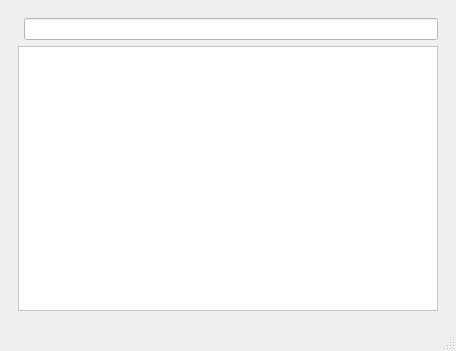
<?xml version="1.0" encoding="UTF-8"?>
<ui version="4.0">
 <class>WikiOnBoard</class>
 <widget class="QMainWindow" name="WikiOnBoard">
  <property name="geometry">
   <rect>
    <x>0</x>
    <y>0</y>
    <width>456</width>
    <height>351</height>
   </rect>
  </property>
  <property name="sizePolicy">
   <sizepolicy hsizetype="Ignored" vsizetype="Ignored">
    <horstretch>0</horstretch>
    <verstretch>0</verstretch>
   </sizepolicy>
  </property>
  <property name="windowTitle">
   <string>WikiOnBoard</string>
  </property>
  <property name="styleSheet">
   <string notr="true"/>
  </property>
  <widget class="QWidget" name="centralwidget">
   <layout class="QGridLayout" name="gridLayout">
    <item row="0" column="0">
     <widget class="QStackedWidget" name="stackedWidget">
      <property name="currentIndex">
       <number>0</number>
      </property>
      <widget class="QWidget" name="indexPage">
       <layout class="QGridLayout" name="gridLayout_2">
        <item row="0" column="1">
         <widget class="QLineEdit" name="articleName">
          <property name="styleSheet">
           <string notr="true">QLineEdit {background-color:white;text-color: black}</string>
          </property>
          <property name="text">
           <string/>
          </property>
         </widget>
        </item>
        <item row="1" column="0" colspan="2">
         <widget class="QListWidget" name="articleListWidget">
          <property name="styleSheet">
           <string notr="true">QListWidget {background-color:white;color: black}</string>
          </property>
          <property name="verticalScrollBarPolicy">
           <enum>Qt::ScrollBarAlwaysOff</enum>
          </property>
          <property name="horizontalScrollBarPolicy">
           <enum>Qt::ScrollBarAlwaysOff</enum>
          </property>
         </widget>
        </item>
       </layout>
      </widget>
      <widget class="QWidget" name="articlePage">
       <layout class="QGridLayout" name="gridLayout_3">
        <item row="0" column="0">
         <widget class="QTextBrowser" name="textBrowser">
          <property name="sizePolicy">
           <sizepolicy hsizetype="Ignored" vsizetype="Ignored">
            <horstretch>0</horstretch>
            <verstretch>0</verstretch>
           </sizepolicy>
          </property>
          <property name="maximumSize">
           <size>
            <width>16777215</width>
            <height>16777215</height>
           </size>
          </property>
          <property name="styleSheet">
           <string notr="true">QTextBrowser {background-color: white;color: black; border:0px; margin: 0px}</string>
          </property>
          <property name="verticalScrollBarPolicy">
           <enum>Qt::ScrollBarAsNeeded</enum>
          </property>
          <property name="horizontalScrollBarPolicy">
           <enum>Qt::ScrollBarAsNeeded</enum>
          </property>
          <property name="readOnly">
           <bool>true</bool>
          </property>
          <property name="textInteractionFlags">
           <set>Qt::LinksAccessibleByKeyboard|Qt::LinksAccessibleByMouse|Qt::TextBrowserInteraction|Qt::TextSelectableByKeyboard|Qt::TextSelectableByMouse</set>
          </property>
          <property name="openLinks">
           <bool>false</bool>
          </property>
         </widget>
        </item>
       </layout>
      </widget>
      <widget class="QWidget" name="progressPage">
       <layout class="QHBoxLayout" name="horizontalLayout">
        <item>
         <widget class="QLabel" name="labelLoadArticle">
          <property name="text">
           <string>Load Article (Progress bar </string>
          </property>
         </widget>
        </item>
       </layout>
      </widget>
     </widget>
    </item>
   </layout>
  </widget>
  <widget class="QStatusBar" name="statusbar"/>
  <widget class="QMenuBar" name="menuBar">
   <property name="geometry">
    <rect>
     <x>0</x>
     <y>0</y>
     <width>456</width>
     <height>22</height>
    </rect>
   </property>
  </widget>
  <action name="actionOpen_eBook">
   <property name="text">
    <string>Open eBook</string>
   </property>
  </action>
  <action name="actionOpen_eBook_2">
   <property name="text">
    <string>Open eBook</string>
   </property>
  </action>
  <action name="actionOpeneBook">
   <property name="text">
    <string>Open eBook</string>
   </property>
  </action>
  <action name="actionSearch">
   <property name="text">
    <string>Search</string>
   </property>
  </action>
 </widget>
 <resources/>
 <connections/>
</ui>
